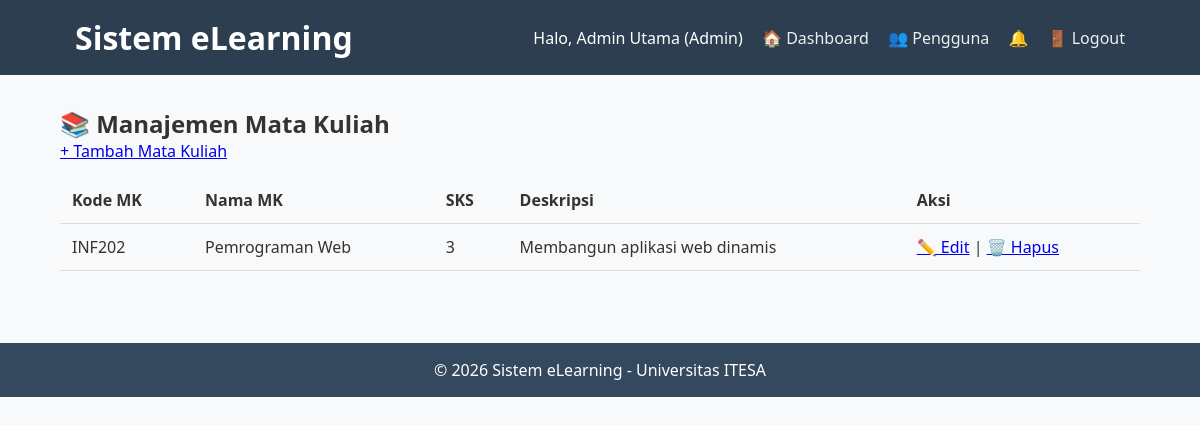
/admin/manage_courses.php (signed in), run on an earlier commit of the app's database.
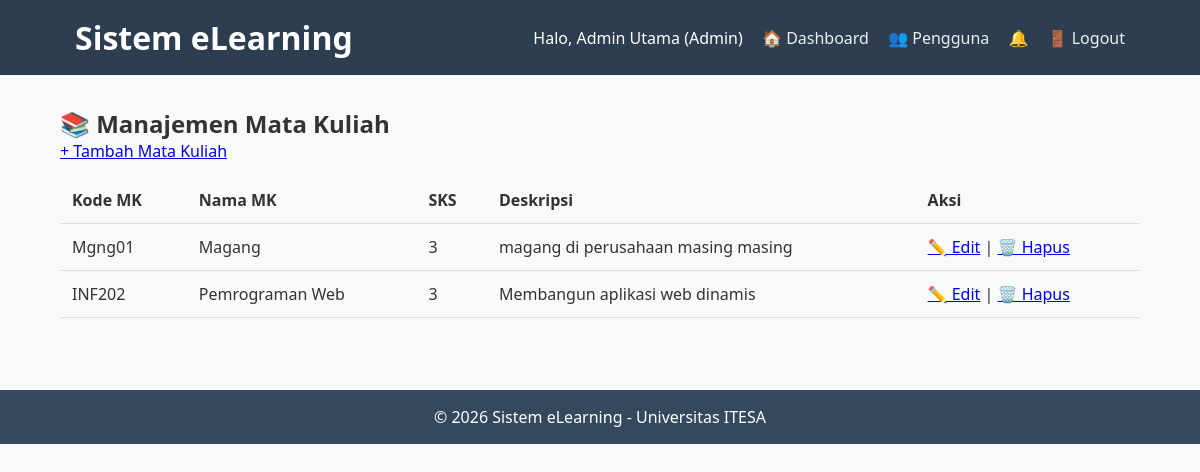
And on a later commit of the database.
### tables this page shows
CREATE TABLE `courses` (
  `id` int(11) NOT NULL,
  `kode_mk` varchar(20) NOT NULL,
  `nama_mk` varchar(100) NOT NULL,
  `deskripsi` text DEFAULT NULL,
  `sks` tinyint(4) NOT NULL CHECK (`sks` between 1 and 6)
);

### admin/manage_courses.php (the view, shortened to what this page needs)
<?php
require_once '../includes/header.php';
$stmt = $pdo->prepare("SELECT * FROM courses ORDER BY nama_mk");
$stmt->execute();
$courses = $stmt->fetchAll();
?>
<h2>📚 Manajemen Mata Kuliah</h2>
<a href="add_course.php" class="btn">+ Tambah Mata Kuliah</a>
<table class="table">
    <thead><tr><th>Kode MK</th><th>Nama MK</th><th>SKS</th><th>Deskripsi</th><th>Aksi</th></tr></thead>
    <tbody>
        <?php foreach ($courses as $c): ?>
        <tr>
            <td><?= htmlspecialchars($c['kode_mk']) ?></td>
            <td><?= htmlspecialchars($c['nama_mk']) ?></td>
            <td><?= $c['sks'] ?></td>
            <td><?= htmlspecialchars($c['deskripsi']) ?></td>
            <td>
                <a href="edit_course.php?id=<?= $c['id'] ?>">✏️ Edit</a> |
                <a href="delete_course.php?id=<?= $c['id'] ?>" onclick="return confirm('Hapus mata kuliah ini?')">🗑️ Hapus</a>
            </td>
        </tr>
        <?php endforeach; ?>
    </tbody>
</table>
<?php include '../includes/footer.php'; ?>

What changed in the data, as far as the page shows it:
added courses: kode_mk "Mgng01", nama_mk "Magang", sks "3", deskripsi "magang di perusahaan masing masing"
